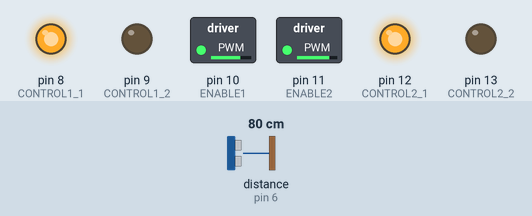
Simulated run of this sketch. Board: Arduino Uno, built with avr-gcc and run on an emulated ATmega328P. Shown: switched loads named in the sketch (green lamp = pin HIGH), output pins drawn as LEDs (lit = HIGH). Wiring (inferred from the names in the program): ultrasonic range finder: trigger pin 7; echo pin 6. Dashed ring = blinking. Inputs (shaded band) come from the test bench; at power-on: distance to the obstacle (sensor on pin 6) 80 cm. The echo pulse lasts 58.3 µs per cm; pins used as bus, display or sensor lines are not drawn.

Above: at 1.2 s.
1.3 s: distance to the obstacle (sensor on pin 6) set to 23 cm
2.8 s: distance to the obstacle (sensor on pin 6) set to 18 cm
At 3.6 s:
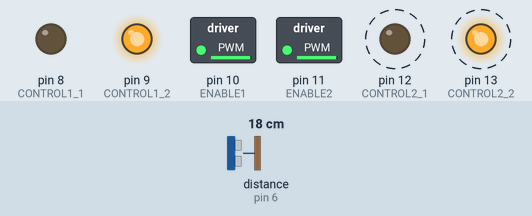
5.8 s: distance to the obstacle (sensor on pin 6) set to 35 cm
At 6.05 s:
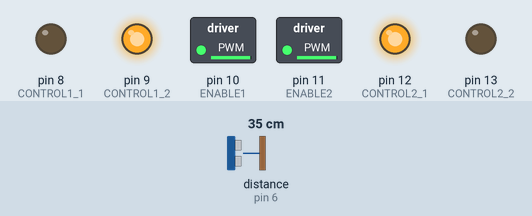
7.6 s: distance to the obstacle (sensor on pin 6) set to 2 cm
At 8.4 s:
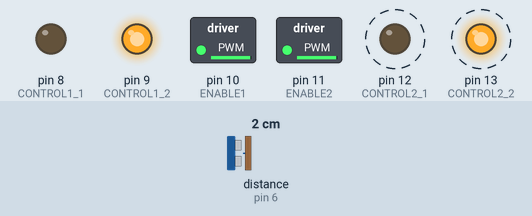
Timing chart, 0 to 11.6 s (numbered marks = the images above; inputs shaded):
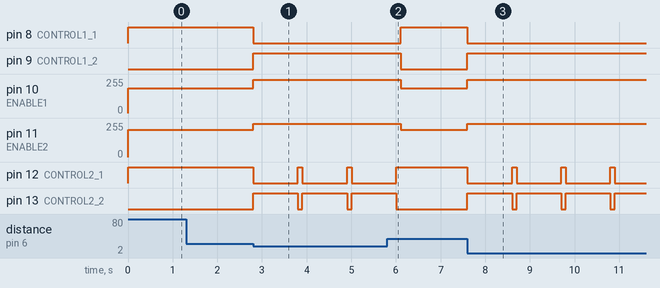

The sketch:

jeffrey.ino
```cpp
#include "Jeffrey.h"
#define ENABLE1 10  // Enable Pin  motor 1
#define CONTROL1_1 8  // Control pin 1  motor 1
#define CONTROL1_2 9  // Control pin 2  motor 1

#define ENABLE2 11  // Enable Pin  motor 2
#define CONTROL2_1 12  // Control pin 1  motor 2
#define CONTROL2_2 13  // Control pin 2  motor 2

#define TRIGER 7 // Triger Pin distance sensor
#define ECHO 6 // Echo Pin distance sensor

#define OPTIMALE_SNELHEID 250

int huidige_snelheid = 0;

/*
20/02/2016
@author: Ellen Vanhove & maarten & sietse
*/
void setup()
{
	//init serial
	//Serial.begin(9600);

	//init motors
	pinMode(ENABLE1, OUTPUT);
	pinMode(ENABLE2, OUTPUT);

	pinMode(CONTROL1_1, OUTPUT);
	pinMode(CONTROL1_2, OUTPUT);
	pinMode(CONTROL2_1, OUTPUT);
	pinMode(CONTROL2_2, OUTPUT);

	//init afstandsensor
	pinMode(TRIGER, OUTPUT);
	pinMode(ECHO, INPUT);

	//random seed for testing
	randomSeed(42);

}

void loop()
{
	//hier komt wat de robot moet doen
	long afstand = get_afstand();
	if ( afstand > 20 ) {
		vooruit();
	        set_snelheid_linker_wiel(205);
			set_snelheid_rechter_wiel(185);
	}

		 afstand = get_afstand();
		if (afstand < 20) {
			achteruit();
			set_snelheid(OPTIMALE_SNELHEID);
			delay(1 * 1000);
			stop();
			rechts();
			set_snelheid(OPTIMALE_SNELHEID);
			delay(1 * 100);
		}


}

void stop() {
	analogWrite(ENABLE1, 0);
	analogWrite(ENABLE2, 0);
	huidige_snelheid = 0;
}

void vooruit() {
	digitalWrite(CONTROL1_1, HIGH);
	digitalWrite(CONTROL1_2, LOW);

	digitalWrite(CONTROL2_1, HIGH);
	digitalWrite(CONTROL2_2, LOW);
}

void achteruit() {
	digitalWrite(CONTROL1_1, LOW);
	digitalWrite(CONTROL1_2, HIGH);

	digitalWrite(CONTROL2_1, LOW);
	digitalWrite(CONTROL2_2, HIGH);

}

void links() {

}

void rechts() {
	digitalWrite(CONTROL1_1, LOW);
	digitalWrite(CONTROL1_2, HIGH);

	digitalWrite(CONTROL2_1, HIGH);
	digitalWrite(CONTROL2_2, LOW);
}

// snelheid ligt tussen 0 (stop) en 255
void set_snelheid(int snelheid) {
	analogWrite(ENABLE1, snelheid);
	analogWrite(ENABLE2, snelheid);
	huidige_snelheid = snelheid;
}

void set_snelheid_linker_wiel(int snelheid) {
	analogWrite(ENABLE2, snelheid);
}
void set_snelheid_rechter_wiel(int snelheid) {
	analogWrite(ENABLE1, snelheid);
}

// return de afstand gemeten door de sensor in cm
long get_afstand() {
	long duration, distance;
	digitalWrite(TRIGER, LOW);
	delayMicroseconds(2);
	digitalWrite(TRIGER, HIGH);
	delayMicroseconds(10);
	digitalWrite(TRIGER, LOW);
	duration = pulseIn(ECHO, HIGH);
	distance = (duration / 2) / 29.1;
	return distance;
}
```

Jeffrey.h
```cpp

```

Measured:
- the behaviour switches between 21 and 20 cm on distance to the obstacle (sensor on pin 6) (found by bisection; images 0 and 1)
- after the input at 1.3 s, every drawn part: stays the same
- after the input at 2.8 s, pin 8 (CONTROL1_1): HIGH → LOW at once; pin 9 (CONTROL1_2): LOW → HIGH at once; pin 10 (ENABLE1): 185/255 → 250/255 at once; pin 11 (ENABLE2): 205/255 → 250/255 at once; pin 12 (CONTROL2_1): alternates HIGH for 0.10 s and LOW for 1.0 s, starting at once
- after the input at 5.8 s, pin 8 (CONTROL1_1): LOW → HIGH after 0.31 s; pin 9 (CONTROL1_2): HIGH → LOW after 0.31 s; pin 10 (ENABLE1): 250/255 → 185/255 after 0.31 s; pin 11 (ENABLE2): 250/255 → 205/255 after 0.31 s; pin 12 (CONTROL2_1): goes on until 6.0 s, then stays HIGH
- after the input at 7.6 s, pin 8 (CONTROL1_1): HIGH → LOW at once; pin 9 (CONTROL1_2): LOW → HIGH at once; pin 10 (ENABLE1): 185/255 → 250/255 at once; pin 11 (ENABLE2): 205/255 → 250/255 at once; pin 12 (CONTROL2_1): alternates HIGH for 0.10 s and LOW for 1.0 s, starting at once
